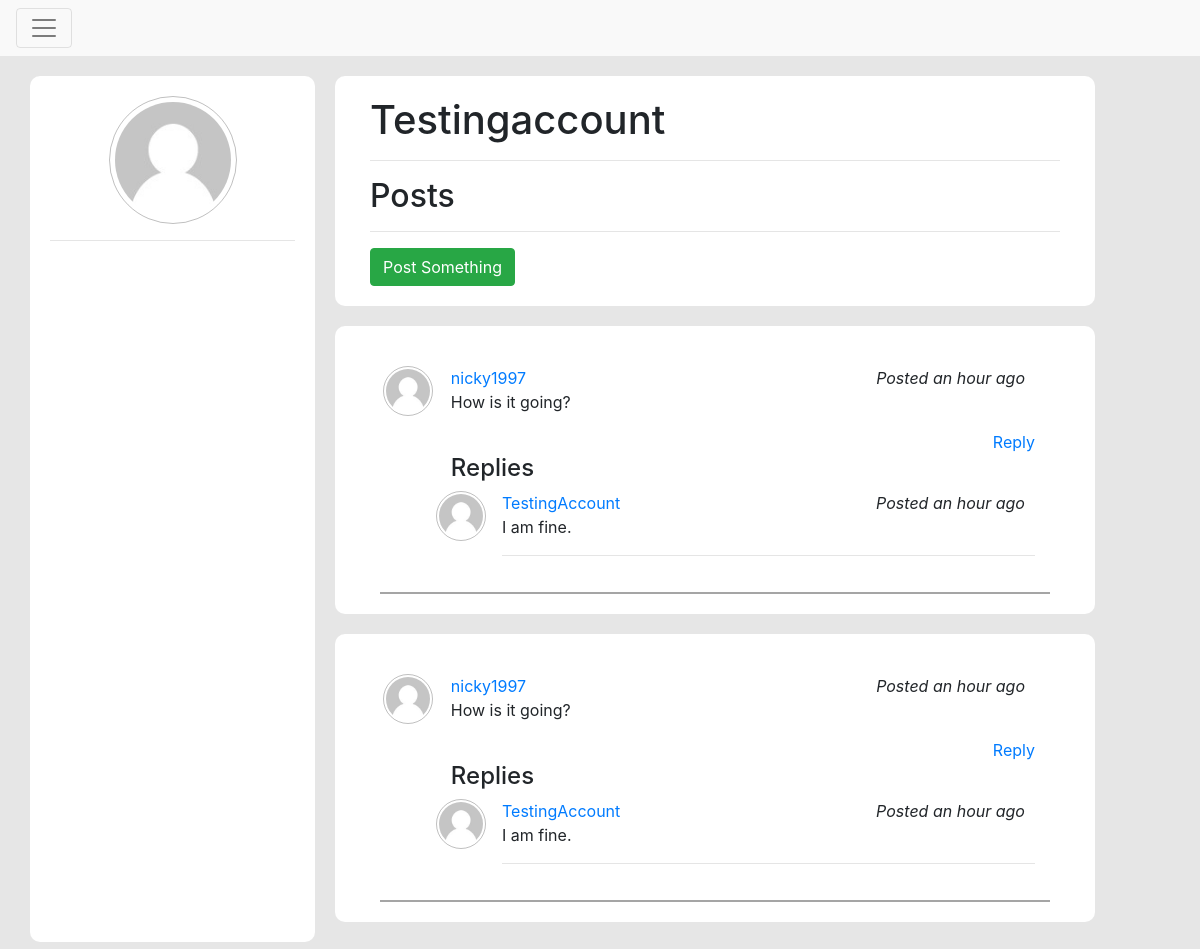
Screenshot of /accounts/profile/TestingAccount/ with the database file from the repository.
### accounts/models.py (models this page shows)
class User(AbstractUser):
    image = models.ImageField(upload_to='media/accounts/profile',
                              default='media/accounts/profile/default.jpg')
    description = models.TextField(blank=True)

class Message(models.Model):
    pub_date = models.DateTimeField(default=timezone.now)
    post = models.TextField()
    post_to = models.ForeignKey(User,
                                on_delete=models.CASCADE,
                                related_name='post_to')
    post_by = models.ForeignKey(User,
                                on_delete=models.CASCADE,
                                related_name='post_by')
    class Meta:
        ordering = ['-pub_date']
    def get_replies(self):
        result = Reply.objects.filter(message_id=self.id)
        return result

class Reply(models.Model):
    pub_date = models.DateTimeField(default=timezone.now)
    reply = models.TextField()
    reply_by = models.ForeignKey(User,
                                on_delete=models.CASCADE,
                                related_name='reply_by')
    message = models.ForeignKey(Message,
                                on_delete=models.CASCADE)
    class Meta:
        ordering = ['pub_date']

### accounts/views.py (the view, shortened to what this page needs)
# urls.py: url(r'^profile/(?P<username>[\w.@+-]+)/$', views.profile_view, name='profile'),
def profile_view(request, username):
    POST_PER_REQUEST = 5
    profile = get_object_or_404(User, username=username)
    message_form = MessageForm()
    reply_form = ReplyForm()
    messages = Message.objects.filter(post_to=profile)
    messages = messages[:POST_PER_REQUEST]
    return render(request, 'accounts/profile.html', {'profile':profile,
                                                     'message_form':message_form,
                                                     'reply_form':reply_form,
                                                     'messages':messages,
                                                    })

### accounts/templates/accounts/profile.html (shortened to what this page needs)
{% extends 'base.html' %}
{% load static %}
{% block css %}
<link rel="stylesheet" type="text/css" href="{% static 'accounts/css/profile.css' %}">
{% endblock %}
{% block content %}
<div class="container">
        <div class="row">
            <div class="col-sm-3 sidebar smooth-border">
				{% include 'accounts/profile_sidebar.html' with profile=profile %}
            </div>
            <div class="col-sm-8 profile-container">
                <div class="row smooth-border">
                    <div class="col">
                        <h1>{{ profile.get_username|title }}</h1>
                        <hr>
                        <h2>Posts</h2>
                        {% if request.user.is_authenticated %}
                        <form method="post" action="{% url 'accounts:profile_post' profile.get_username %}" id="profile-post">
                            {% csrf_token %}
                            {{ message_form.post }}
                            <button type="submit" class="btn btn-success" style="cursor:pointer;">Post</button>
                        </form>
                        {% else %}
                        <hr>
                        <a class="btn btn-success" href="{% url 'accounts:login' %}?next={{ request.path }}">Post Something</a>
                        {% endif %}
                    </div>
                </div>
                <div id="message-output">
					{% include 'accounts/post_message.html' with messages=messages profile=profile reply_form=reply_form %}
                </div>
            </div>
        </div>
    </div>
{% endblock %}

### accounts/templates/accounts/profile_sidebar.html (shortened to what this page needs)
<img src="{{ profile.image.url }}" class="image image-profile">
<hr>

### accounts/templates/accounts/post_message.html (shortened to what this page needs)
{% load humanize %}
{% for message in messages %}
<div class="row smooth-border">
    <div class="col">
        <div class="row row-message">
            <div class="col-sm-1">
                <div class="row">
                    <img src="{{ message.post_by.image.url }}" class="image image-post">
                </div>
            </div>
            <div class="col-sm-11">
                <div class="row">
                    <div class="col">
                        <div class="left">
                            <a href="{% url 'accounts:profile' message.post_by.get_username %}">{{ message.post_by.get_username }}</a>
                        </div>
                        <div class="right">
                            {% if request.user == profile or request.user == message.post_by %}
                            <form method="post" action="{% url 'accounts:message_delete' message.id %}">
                                {% csrf_token %}
                                <em>Posted {{ message.pub_date|naturaltime }}</em>
                                <button type="submit" class="close"><span aria-hidden="true">&times;</span></button>
                            </form>
                            {% else %}
                            <em>Posted {{ message.pub_date|naturaltime }}</em>
                            {% endif %}
                        </div>
                        <p>{{ message.post }}</p>
                        <div class="right">
                            {% if request.user.is_authenticated %}
                            <a class="reply-link" href="javascript:;">Reply</a>
                            {% else %}
                            <a href="{% url 'accounts:login' %}?next={{ request.path }}">Reply</a>
                            {% endif %}
                        </div>
                    </div>
                </div>
                <div class="row">
                    <div class="col reply-output">
                    {% include 'accounts/post_reply.html' with message=message %}
                    </div>
                </div>
            </div>
        </div>
    </div>
</div>
{% endfor %}

### accounts/templates/accounts/post_reply.html (shortened to what this page needs)
{% load humanize %}
{% for replies in message.get_replies %}
{% if forloop.counter == 1 %}
<h4>Replies</h4>
{% endif %}
<div class="row">
    <div class="col-sm-1">
        <div class="row">
            <img src="{{ replies.reply_by.image.url }}" class="image image-post">
        </div>
    </div>
    <div class="col-sm-11">
        <div class="row">
            <div class="col">
                <div class="left">
                    <a href="{% url 'accounts:profile' replies.reply_by.get_username %}">{{ replies.reply_by.get_username }}</a>
                </div>
                <div class="right">
                    {% if request.user == replies.reply_by or request.user == replies.message.post_to %}
                    <form class="reply-delete-form" method="post" action="{% url 'accounts:reply_delete' replies.id %}">
                        {% csrf_token %}
                        <em>Posted {{ replies.pub_date|naturaltime }}</em>
                        <button type="submit" class="close"><span aria-hidden="true">&times;</span></button>
                    </form>
                    {% else %}
                    <em>Posted {{ replies.pub_date|naturaltime }}</em>
                    {% endif %}
                </div>
                <p>{{ replies.reply }}</p>
                <hr>
            </div>
        </div>
    </div>
</div>
{% endfor %}

### accounts/static/accounts/css/profile.css (style rules this page uses)
body { background-color: #e6e6e6; }
.image { display: block; margin: auto; border-radius: 50%; border: 1px solid rgba(0, 0, 0, 0.25); }
.image-post { padding: 2px; width: 50px; height: 50px; }
.image-profile { padding: 5px; width: 128px; height: 128px; }
.sidebar { margin: 20px 0; }
.smooth-border { padding: 20px; margin-bottom: 20px; background-color: white; border-radius: 10px; }
.profile-container { margin: 20px; }
.left { float: left; }
.right { float: right; }
.row-message { margin:0 10px; padding: 20px 0; border-bottom: 2px solid #a5a5a5; }
em { padding-right: 10px; }

### rows the page displays
User: image (placeholder picture), get_username "Testingaccount"
Message: post_by.image (placeholder picture), post_by.get_username "nicky1997", pub_date "an hour ago", post "How is it going?"
Reply: reply_by.image (placeholder picture), reply_by.get_username "TestingAccount", pub_date "an hour ago", reply "I am fine."
Message: post_by.image (placeholder picture), post_by.get_username "nicky1997", pub_date "an hour ago", post "How is it going?"
Reply: reply_by.image (placeholder picture), reply_by.get_username "TestingAccount", pub_date "an hour ago", reply "I am fine."
